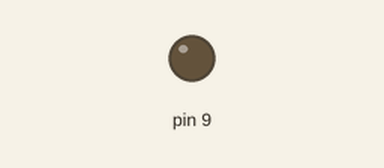
A sketch run on a simulated Arduino Uno, built with avr-gcc and run on an emulated ATmega328P. Shown: output pins drawn as LEDs (lit = HIGH).

Above: at 0.1 s.
At 8.1 s:
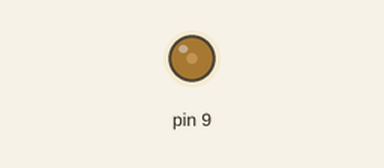
At 12.1 s:
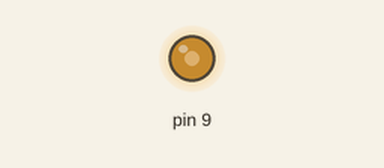
At 36.1 s:
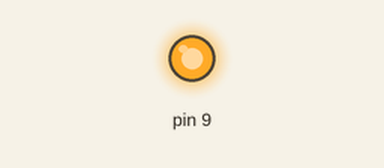
Timing chart, 0 to 37.6 s (numbered marks = the images above):
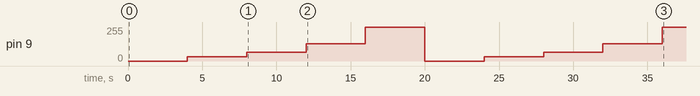

The sketch:

Activity_3.3_Observe_Analog_Output.ino
```cpp
// Activity 3.3 Observe Analog Output
// CreateAnalogSignal
// This program generates a range of analog signals so that the output may be
// observed by participants
// This example is intended to be as simple as possible in order to illustrate the fundamentals
// it may be refined as desired.

void setup() {
  // put your setup code here, to run once:
}

void loop() {
  // put your main code here, to run repeatedly:
  // Valid analog values range from 0 to 255.  A value of zero produces a digital signal which is in the off
  // state 100% of the time.  A value of 255 produces a digital signal which is in the on state 100% of the time
  // values in between these two extremes produce a pulse with a pulse width proportionately between the extremes

  analogWrite(9, 0);            // write a value of zero to pin 9
  delay(4000);                  // give the user time to view the output

  analogWrite(9, 32);           // write a value of 32 to pin 9
  delay(4000);                  // give the user time to view the output

  analogWrite(9, 64);           // write a value of 64 to pin 9
  delay(4000);                  // give the user time to view the output

  analogWrite(9, 128);          // write a value of 128 to pin 9
  delay(4000);                  // give the user time to view the output

  analogWrite(9, 255);          // write a value of 255 to pin 9
  delay(4000);                  // give the user time to view the output
}
```

Measured:
- by itself, pin 9: 0/255 → 32/255 at 4.0 s, → 64/255 4.0 s later, → 128/255 4.0 s later, → 255/255 4.0 s later, … (9 changes in this stretch)
